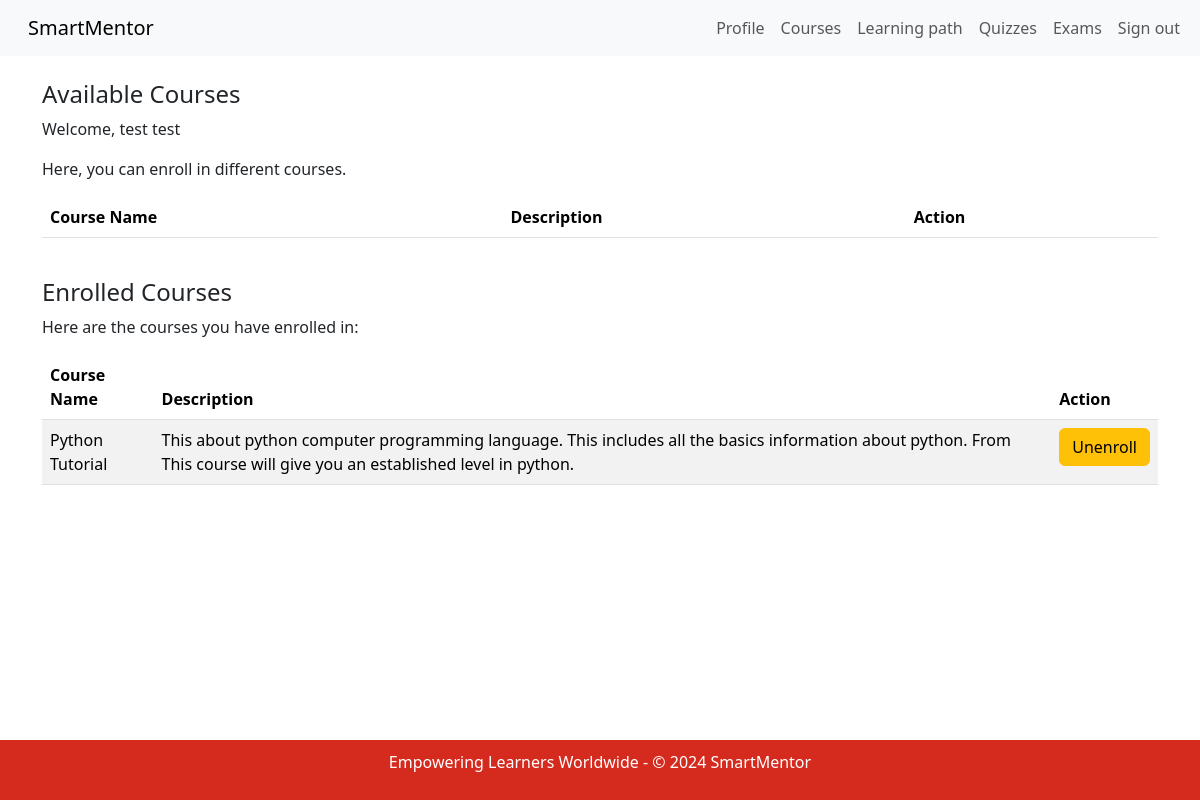
The app's page /student/courses (signed in) with its own data.
### app/models.py (models this page shows, shortened)
class Profile(models.Model):
    user = models.OneToOneField(User, on_delete=models.CASCADE)
    username = models.CharField(max_length=10, default='user')
    fname = models.CharField(max_length=50, default='fname')
    lname = models.CharField(max_length=50, default='lname')
    email = models.EmailField(max_length=50, default='email')
    role = models.CharField(max_length=10, default='student')
    date_created = models.DateTimeField(auto_now_add=True)

class Course(models.Model):
    name = models.CharField(max_length=50, default='course')
    description = models.CharField(max_length=200, default='Default description')
    pdfs = models.ManyToManyField(PDF, blank=True, related_name='courses')
    time_created = models.DateTimeField(auto_now_add=True, null=True)
    teacher = models.ForeignKey('Teacher', on_delete=models.CASCADE, related_name='courses', default=Teacher.get_default_teacher)

### app/views.py (the view, shortened to what this page needs)
# urls.py: path('student/courses', StudentCourseView.as_view(), name='student_courses'),
class StudentCourseView(LoginRequiredMixin, ListView):
    model = Course
    template_name = 'app/student_course.html'
    def get_context_data(self, **kwargs):
        context = super().get_context_data(**kwargs)
        if self.request.user.is_authenticated and hasattr(self.request.user, 'profile'):
            student_profile = self.request.user.profile.student
            enrolled_courses = student_profile.courses.all()
            all_courses = Course.objects.exclude(id__in=enrolled_courses.values_list('id', flat=True))
        else:
            all_courses = Course.objects.none()  # Show no courses if user is not authenticated or has no profile
        context['all_courses'] = all_courses
        context['enrolled_courses'] = enrolled_courses
        return context

### app/templates/app/student_course.html (shortened to what this page needs)
{% extends "app/base.html" %}
{% block content %}
    {% if user.is_authenticated %}
        {% if user.profile.role == 'student' %}
            <nav class="navbar navbar-expand-lg bg-body-tertiary">
                <div class="container-fluid">
                    <a class="navbar-brand" href="{% url 'home' %}">SmartMentor</a>
                    <div class="collapse navbar-collapse" id="navbarSupportedContent">
                        <ul class="navbar-nav me-auto mb-2 mb-lg-0">
                            <li class="nav-item">
                                <a class="nav-link" href="{% url 'student_profile' %}">Profile</a>
                            </li>
                            <li class="nav-item">
                                <a class="nav-link" href="{% url 'student_courses' %}">Courses</a>
                            </li>
                            <li class="nav-item">
                                <a class="nav-link" href="{% url 'course_learningpath' %}">Learning path</a>
                            </li>
                            <li class="nav-item">
                                <a class="nav-link" href="/student/quiz">Quizzes</a>
                              </li>
                            <li class="nav-item">
                                <a class="nav-link" href="{% url 'course_exam' %}">Exams</a>
                            </li>
                            <li class="nav-item">
                                <form action="{% url 'logout' %}" method="post" style="margin: 0">
                                    <button type="submit" class="nav-link" style="background: none; border: none; cursor: pointer;">Sign out</button>
                                </form>
                            </li>
                        </ul>
                    </div>
                </div>
            </nav>
            <br>
            <div class="container-xl">
                <section>
                    <h4>Available Courses</h4>
                    <p>Welcome, {{ user.profile.fname }} {{ user.profile.lname }}</p>
                    <p>Here, you can enroll in different courses.</p>
                    <table class="table table-striped">
                        <thead>
                            <tr>
                                <th>Course Name</th>
                                <th>Description</th>
                                <th>Action</th>
                            </tr>
                        </thead>
                    </table>
                </section>
            </div>
            <br>
            <div class="container-xl">
                <section>
                    <h4>Enrolled Courses</h4>
                    <p>Here are the courses you have enrolled in:</p>
                    <table class="table table-striped">
                        <thead>
                            <tr>
                                <th>Course Name</th>
                                <th>Description</th>
                                <th>Action</th>
                            </tr>
                        </thead>
                        <tbody>
                            {% for course in user.profile.student.courses.all %}
                                <tr>
                                    <td>{{ course.name }}</td>
                                    <td>{{ course.description }}</td>
                                    <td>
                                        <form method="post" action="{% url 'unenroll_course' course.id %}">
                                            <button type="submit" class="btn btn-warning">Unenroll</button>
                                        </form>
                                    </td>
                                </tr>
                            {% endfor %}
                        </tbody>
                    </table>
                </section>
            </div>
              <br>
              <br>
              <br>
              <br>
              <br>
              <br>
              <br>
        {% else %}
            <h1>Access Denied</h1>
            <p>You are not authorized to view this page. Please <a href="{% url 'home' %}">go back</a> to home.</p>
        {% endif %}
    {% else %}
        <h1>Access Denied</h1>
        <p>You are not authorized to view this page. Please <a href="{% url 'login' %}">log in</a> to view this page.</p>
    {% endif %}
{% endblock %}

### records on screen
Course: name "Python Tutorial", description "This about python computer programming language. This includes all the basics information about python. From This course will give you an established level in python."

### other values on screen
{{ user.profile.fname }} "test"
{{ user.profile.lname }} "test"
